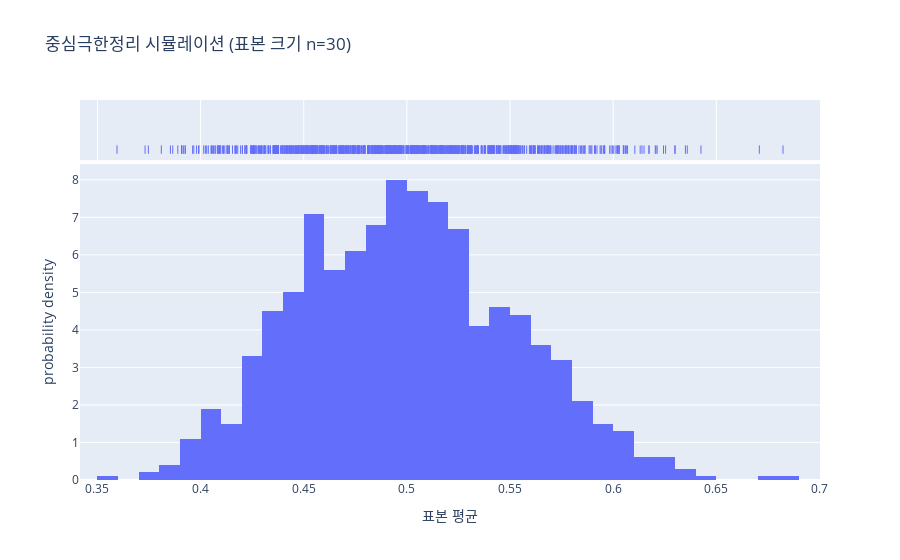
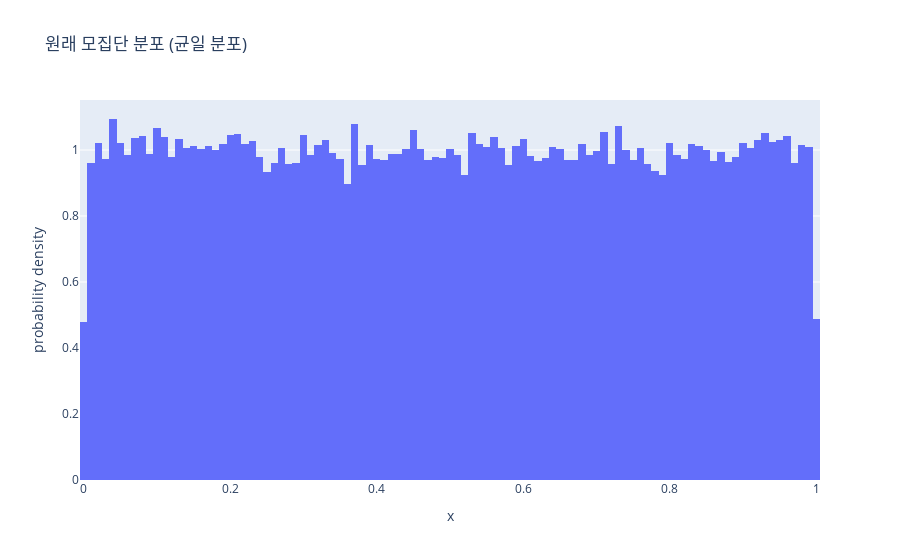

The notebook cell these images were saved under, in order:
### Markdown cell above
---

### 🎲 2. 중심극한정리 (Central Limit Theorem, CLT)

직관적이해를 돕는 동영상 설명 : https://www.youtube.com/watch?v=SoKjCUcDBf0

#### 2.1 개념 이해하기

**중심극한정리**는 통계학에서 가장 강력하고 놀라운 아이디어 중 하나입니다. 이 정리는 **모집단의 원래 분포 모양과는 관계없이, 표본의 크기가 충분히 크다면(일반적으로 n ≥ 30), 여러 번 추출한 표본 평균들의 분포는 정규분포(종 모양 그래프)에 가까워진다**는 내용입니다.

이게 왜 중요할까요?

* **모집단 분포를 몰라도 괜찮아!**: 우리가 분석하려는 실제 데이터(모집단)가 어떤 복잡한 분포를 따르는지 정확히 알지 못하더라도, 표본 평균의 분포는 예측 가능한 정규분포를 따르기 때문에 통계적 추론(예: 신뢰구간 추정, 가설 검정)을 할 수 있게 됩니다.
* **정규분포의 위력**: 정규분포는 수학적으로 다루기 쉽고, 많은 통계 기법들이 정규분포를 가정하고 개발되었기 때문에 활용도가 매우 높습니다.

**핵심 아이디어:**

1.  모집단에서 **일정한 크기(n)** 의 표본을 여러 번 추출합니다.
2.  각각의 표본으로부터 **표본 평균** 을 계산합니다.
3.  이렇게 얻어진 **여러 개의 표본 평균들** 을 모아 분포를 그려보면, 이 분포가 바로 정규분포를 따른다는 것입니다.
4.  이때, 표본 평균들의 분포의 평균은 **모평균($\mu$)** 과 같고, 분산은 **모분산($\sigma^2$)을 표본 크기(n)로 나눈 값 ($\frac{\sigma^2}{n}$)** 이 됩니다. 즉, 표본 표준편차(표준오차)는 $\frac{\sigma}{\sqrt{n}}$ 입니다.

#### 2.2 Python으로 시뮬레이션 해보기 💻

이번에는 원래 정규분포가 아닌 분포(예: 균일 분포)를 가진 모집단에서 표본을 추출하고, 그 표본 평균들의 분포가 정말 정규분포를 따르는지 시뮬레이션을 통해 확인해보겠습니다.

### Code cell
import numpy as np
import plotly.express as px
import pandas as pd

# 모집단 설정: 0과 1 사이의 균일 분포
# 이 분포는 정규분포가 아님!
population_size = 100000
# np.random.uniform(low, high, size)는 low와 high 사이의 균일 분포에서 size만큼 표본 추출
population = np.random.uniform(0, 1, population_size)

# 모집단의 평균과 표준편차 (이론값: 평균 0.5, 표준편차 sqrt(1/12) approx 0.2887)
mu = np.mean(population)
sigma = np.std(population)

print(f"모집단 평균 (μ): {mu:.4f}")
print(f"모집단 표준편차 (σ): {sigma:.4f}\n")

# 표본 크기 및 시뮬레이션 횟수
sample_size = 30  # 각 표본의 크기 (CLT가 잘 작동하려면 보통 30 이상)
n_samples = 1000  # 추출할 표본의 개수 (표본 평균을 몇 개 만들 것인가)

# 표본 평균들을 저장할 리스트
sample_means_clt = []

# 여러 번 표본 추출 및 표본 평균 계산
for _ in range(n_samples):
    # 모집단에서 sample_size만큼 비복원 추출 (또는 복원 추출, 여기서는 복원 추출로 간주)
    sample = np.random.choice(population, size=sample_size, replace=True)
    sample_mean = np.mean(sample)
    sample_means_clt.append(sample_mean)

# 시각화를 위한 데이터프레임 생성
df_clt = pd.DataFrame({'Sample Means': sample_means_clt})

# Plotly Express를 사용하여 히스토그램 및 KDE(커널 밀도 추정) 플롯 생성
fig_clt = px.histogram(df_clt, x='Sample Means', nbins=50,
                       title=f'중심극한정리 시뮬레이션 (표본 크기 n={sample_size})',
                       labels={'Sample Means': '표본 평균'},
                       histnorm='probability density', # 정규화된 히스토그램 (밀도)
                       marginal="rug") # 데이터 포인트 위치 표시

# 표본 평균들의 평균과 표준편차 (이론값과 비교)
mean_of_sample_means = np.mean(sample_means_clt)
std_of_sample_means = np.std(sample_means_clt) # 이것이 바로 표준오차(Standard Error)

print(f"표본 평균들의 평균: {mean_of_sample_means:.4f} (이론값: 모평균 μ ≈ {mu:.4f})")
print(f"표본 평균들의 표준편차 (표준오차): {std_of_sample_means:.4f} (이론값: σ/√n ≈ {sigma/np.sqrt(sample_size):.4f})")

fig_clt.show()

# 추가: 모집단 분포도 함께 그려보기
fig_population = px.histogram(x=population, nbins=100, title='원래 모집단 분포 (균일 분포)', histnorm='probability density')
fig_population.show()

### Figure 1 — Plotly figure (JSON) as saved in the notebook; plotly's stock layout.template omitted (floating-point values rounded to 4 significant figures; data arrays with more than 128 entries replaced by an {"elided": "..."} marker saying what was removed)
{"data": [{"bingroup": "x", "histnorm": "probability density", "hovertemplate": "표본 평균=%{x}<br>probability density=%{y}<extra></extra>", "legendgroup": "", "marker": {"color": "#636efa", "pattern": {"shape": ""}}, "name": "", "nbinsx": 50, "orientation": "v", "showlegend": false, "type": "histogram", "x": {"elided": "1000 float values"}, "xaxis": "x", "yaxis": "y"}, {"boxpoints": "all", "fillcolor": "rgba(255,255,255,0)", "hoveron": "points", "hovertemplate": "표본 평균=%{x}<extra></extra>", "jitter": 0, "legendgroup": "", "line": {"color": "rgba(255,255,255,0)"}, "marker": {"color": "#636efa", "symbol": "line-ns-open"}, "name": "", "showlegend": false, "type": "box", "x": {"elided": "1000 float values"}, "xaxis": "x2", "yaxis": "y2"}], "layout": {"barmode": "relative", "legend": {"tracegroupgap": 0}, "title": {"text": "중심극한정리 시뮬레이션 (표본 크기 n=30)"}, "xaxis": {"anchor": "y", "domain": [0, 1], "title": {"text": "표본 평균"}}, "xaxis2": {"anchor": "y2", "domain": [0, 1], "matches": "x", "showgrid": true, "showticklabels": false}, "yaxis": {"anchor": "x", "domain": [0, 0.8316], "title": {"text": "probability density"}}, "yaxis2": {"anchor": "x2", "domain": [0.8416, 1], "matches": "y2", "showgrid": false, "showline": false, "showticklabels": false, "ticks": ""}}}

### Figure 2 — Plotly figure (JSON) as saved in the notebook; plotly's stock layout.template omitted (floating-point values rounded to 4 significant figures; data arrays with more than 128 entries replaced by an {"elided": "..."} marker saying what was removed)
{"data": [{"bingroup": "x", "histnorm": "probability density", "hovertemplate": "x=%{x}<br>probability density=%{y}<extra></extra>", "legendgroup": "", "marker": {"color": "#636efa", "pattern": {"shape": ""}}, "name": "", "nbinsx": 100, "orientation": "v", "showlegend": false, "type": "histogram", "x": {"elided": "100000 float values"}, "xaxis": "x", "yaxis": "y"}], "layout": {"barmode": "relative", "legend": {"tracegroupgap": 0}, "title": {"text": "원래 모집단 분포 (균일 분포)"}, "xaxis": {"anchor": "y", "domain": [0, 1], "title": {"text": "x"}}, "yaxis": {"anchor": "x", "domain": [0, 1], "title": {"text": "probability density"}}}}
